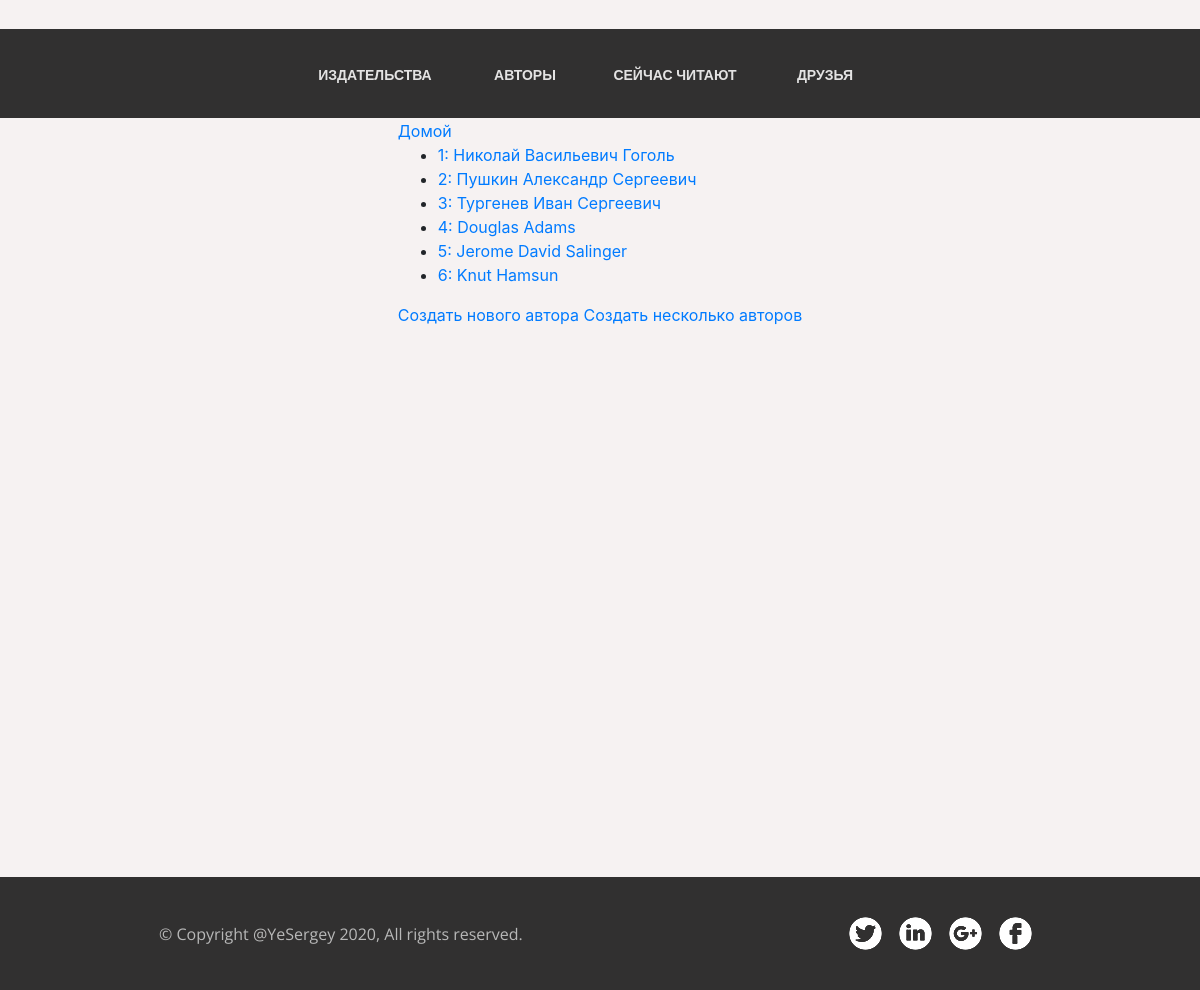
Page /author/ on the committed database.
### p_library/models.py (models this page shows, shortened)
class Author(models.Model):
    full_name = models.CharField(max_length=256, verbose_name=("Имя автора"))
    birth_year = models.SmallIntegerField(verbose_name=("Год рожения"))
    country = models.CharField(max_length=2, verbose_name=("Страна"))

### p_library/views.py (the view)
# urls.py: path('author/', AuthorList.as_view(), name='author_list'),
class AuthorList(ListView):
    model = Author
    template_name = 'author_list.html'

### templates/author_list.html
{% extends 'base.html' %}
{% block content %}
    <a href="/">Домой</a>
    <ul>
        {% for author in object_list %}
            <li><a href="{{author.id}}/">{{ author.id }}: {{ author.full_name }}</a></li>
        {% endfor %}
    </ul>
    <a href="/author/create/">Создать нового автора</a>
    <a href="/author/create_many/">Создать несколько авторов</a>
{% endblock %}

### static/css/style.css (style rules this page uses)
body { margin: 0 0; padding: 0; background-color: #f6f2f2; display: flex; flex-direction: column; justify-content: flex-start; }

### rows in the picture
Author: id "1", full_name "Николай Васильевич Гоголь"
Author: id "2", full_name "Пушкин Александр Сергеевич"
Author: id "3", full_name "Тургенев Иван Сергеевич"
Author: id "4", full_name "Douglas Adams"
Author: id "5", full_name "Jerome David Salinger"
Author: id "6", full_name "Knut Hamsun"
